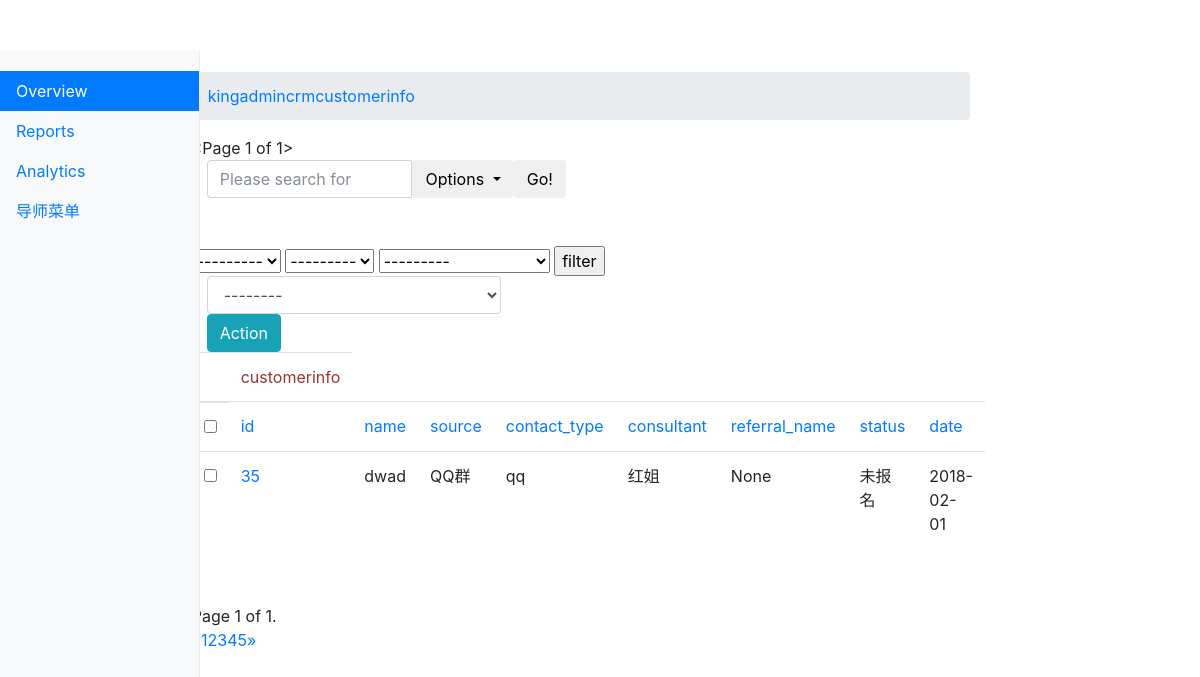
Page /kingadmin/crm/customerinfo/ (signed in) on the earlier database version.
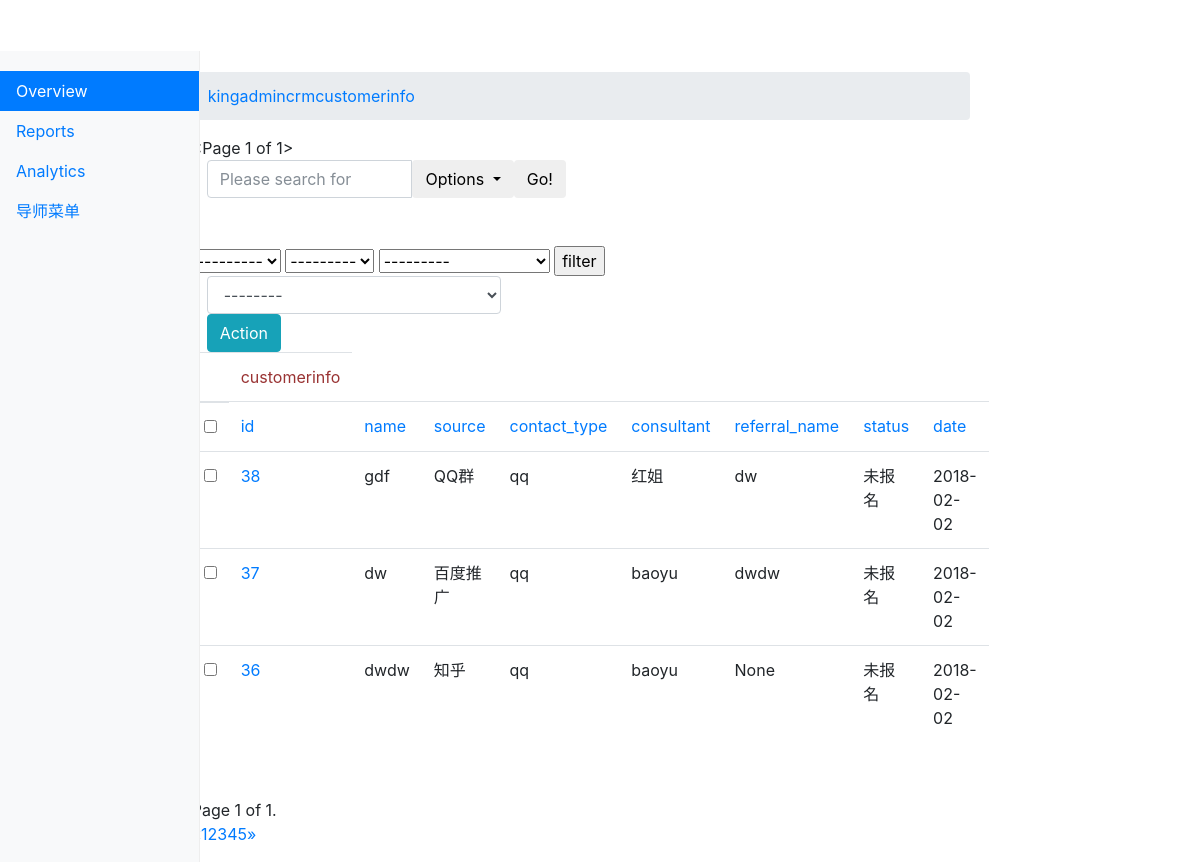
Same page on the later database version.
### crm/models.py (models this page shows, shortened)
class Menus(models.Model):
    name = models.CharField(max_length=64)
    url_type_choices = ((0,'absolute'),(1,'dynamic'))
    url_type = models.SmallIntegerField(choices=url_type_choices,default=0)
    url_name = models.CharField(max_length=128)
    class Meta:
        unique_together = ('name','url_name')

class CustomerInfo(models.Model):
    name = models.CharField(max_length=64, default=None)
    contact_type_choices = (
        (0, 'qq'), (1, 'wechat'), (2,'Phone'),
    )
    contact_type = models.SmallIntegerField(choices=contact_type_choices, default=0 )
    contact = models.CharField(max_length=64, unique = True)
    source_choices = (
        (0, 'QQ群'), (1, '51CTO'), (2,'百度推广'),(3,'知乎'),
    )
    source = models.SmallIntegerField(choices=source_choices, default=0)
    referral_name = models.ForeignKey("self", blank=True, null=True, verbose_name="推荐人", on_delete=models.SET_NULL)
    consult_courses = models.ManyToManyField("Course", verbose_name="咨询课程")
    consult_content = models.TextField(verbose_name="咨询内容")
    status_choices  = (
        (0, '未报名'), (1, '已报名'), (2,'已退学'),
    )
    status = models.SmallIntegerField(choices=status_choices, default=0)
    consultant = models.ForeignKey("UserProfile", verbose_name="课程顾问",on_delete=models.CASCADE)
    date = models.DateField(auto_now_add=True)
    def __str__(self):
        return self.name

class UserProfile(models.Model):
    user = models.OneToOneField(User,on_delete=models.CASCADE)
    name = models.CharField(max_length=64, verbose_name="姓名")
    role = models.ManyToManyField("Role", blank=True, null = True)
    def __str__(self):
        return self.name

### kingadmin/views.py (the view, shortened to what this page needs)
# urls.py: url(r'^(\w+)/(\w+)/$', views.table_list, name="table_list"),
@login_required
def table_list(request, app_name, model_name):
    admin_class = site.enabled_admin[app_name][model_name] #get the admin_class class save in the list
    querysets = admin_class.model.objects.all().order_by('-id')# get the data
    filter_list = request.GET
    filtered_query, querysets = selected_set(filter_list, querysets)
    admin_class.filtered_query = filtered_query
    querysets = querysets.order_by('-id')
    need_sort_column_name,sorted_querysets, sorted_column = sorted_querysets_by_column(request, querysets, admin_class)
    searched_queryset = searched_querysets(request, sorted_querysets, admin_class)
    querysets  = Paginator(searched_queryset ,admin_class.list_per_page)
    page = request.GET.get('page')
    try:
        querysets = querysets.get_page(page)
    except PageNotAnInteger:
        querysets = querysets.get_page(1)
    except EmptyPage:
        querysets = querysets.get_page(querysets.num_pages)
    admin_class.sorted_colunm_name = need_sort_column_name
    admin_class.sorted_column = sorted_column
    return render(request, "kingadmin/table_list.html",locals())

### kingadmin/templatetags/kingadmin_tags.py (called while the page is built)
@register.simple_tag
def build_table_row(count,obj, admin_class):
    ele = ""
    if admin_class.list_display:
        for index, column_name in enumerate(admin_class.list_display):
            column_obj = admin_class.model._meta.get_field(column_name)
            if column_obj.choices:
                column_data = getattr(obj, "get_%s_display" %column_name)()
            else:
                column_data = getattr(obj, column_name)
            if not index:
                ele += "<td><a href='%s/change'>%s</a></td>" % (obj.id, column_data)
            else:
                ele += "<td>%s</td>" % column_data
    else:
        ele += "<td><a href='%s/change'>%s</a></td>" % (count, obj)
    return mark_safe(ele)

@register.simple_tag
def get_order_method(need_sort_column_name, item, admin_class):
    sort_need_index = admin_class.list_display.index(item)
    if need_sort_column_name == item:
        sort_need_index = '-' + str(sort_need_index)
    return sort_need_index

@register.simple_tag
def build_order_method_arrow(need_sort_column_name, item, admin_class):
    new = need_sort_column_name
    ele = ''''''
    if new:
        if new.strip('-') == item:
            if need_sort_column_name.startswith('-'):
                ele += '''<span class ="glyphicon glyphicon-menu-up"> </span>'''
            elif need_sort_column_name == item:
                ele += '''<span class ="glyphicon glyphicon-menu-down"> </span>'''
    return mark_safe(ele)

@register.simple_tag
def get_filteredlist_pagenum(admin_class, querysets):
    page_num = querysets.number
    filtered_list = admin_class.filtered_query
    ele = ""
    if page_num:
        ele += "&page=%s" % page_num
    if filtered_list:
        for k, v in filtered_list.items():
            ele += "&%s=%s" % (k, v)
    return mark_safe(ele)

@register.simple_tag
def get_sorted_column(admin_class):
    if admin_class.sorted_column:
        for k,v in admin_class.sorted_column.items():
            return v
    else:
        return ""

### kingadmin/views.py (called while the page is built)
def selected_set(filter_list, querysets):
    filtered_list = {}
    for key,value in filter_list.items():
        if key in ("page","o","search_fileds"):continue
        if value == "---------":
            filtered_list[key] = "1970-07-01"
        elif value:
            filtered_list[key] = value
    return filtered_list, querysets.filter(**filtered_list)

### kingadmin/templates/kingadmin/table_list.html (shortened to what this page needs)
{% extends "kingadmin/index.html" %}
{% load kingadmin_tags %}
{% block dashboard %}
<ol class="breadcrumb">
  <li><a href="/kingadmin/">kingadmin</a></li>
  <li><a href="/kingadmin/{{ app_name }}">{{ app_name }}</a></li>
  <li><a href="/kingadmin/{{ app_name }}/{{ model_name }}">{{ model_name }}</a></li>
</ol>
    {{ querysets }}
    <div>
    <form method="get">
        <div class="col-lg-6">
            <div class="input-group">
                <input type="text" class="form-control" placeholder="Please search for " name="search_fileds">
                <div class="input-group-btn">
                    <button type="button" class="btn btn-default dropdown-toggle" data-toggle="dropdown" aria-haspopup="true" aria-expanded="false">
                      <span>Options</span>
                    </button>
                  </div>
                  <span class="input-group-btn">
                    <button class="btn btn-default" type="submit">Go!</button>
                  </span>
            </div>
        </div>
    </form>
    <br>
    <br>
    </div>
    <div>
    {% if admin_class.list_filter %}
    <form>
            {% for filter_obj in admin_class.list_filter %}
               {% build_filter_row filter_obj admin_class%}
            {% endfor %}
            <input type="submit" value="filter">
    </form>
    {% endif %}
    <form onsubmit="return ActionCheck(this)" method="POST">{% csrf_token %}
            <div>
                <div class="col-sm-5">
                    <select class="form-control" name="action">
                        <option value=''>--------</option>
                    </select>
                </div>
                <div class="col-sm-5">
                    <button  type="submit" class="btn btn-info">Action</button>
                </div>
            </div>
    </form>
    </div>
    <table class="table table-hover">
    <thead>
        <tr>
            <th>
                <td style="color: #993333">{{ model_name }} </td>
            </th>
        </tr>
    </thead>
    <tbody>
    <tr>
        <th>
        <input type="checkbox" onclick="SelectAllObjs(this)">
            {% if admin_class.list_display %}
                {% for item in admin_class.list_display %}
                    <td><a href="?o={% get_order_method need_sort_column_name item admin_class%}{% get_filteredlist_pagenum admin_class querysets %}">{{ item }}</a>
                    </td>
                {% endfor %}
            {% else %}
                {% get_model_name admin_class %}
            {% endif %}
        </th>
    </tr>
    {% for  item in querysets %}
        <tr>
            <th>
                <input row-select="true" type="checkbox" value="{{ item.id }}">
                {% build_table_row forloop.counter item admin_class  %}
            </th>
        </tr>
    {% endfor %}
    </tbody>
    </table>
    {% build_page_navigation querysets admin_class %}
    <div class="pagination">
        <span class="step-links">
            <span class="current">
                Page {{ querysets.number }} of {{ querysets.paginator.num_pages }}.
            </span>
        </span>
    </div>
    <nav aria-label="Page navigation">
  <ul class="pagination">
    <li>
      <a href="#" aria-label="Previous">
        <span aria-hidden="true">&laquo;</span>
      </a>
    </li>
    <li><a href="#">1</a></li>
    <li><a href="#">2</a></li>
    <li><a href="#">3</a></li>
    <li><a href="#">4</a></li>
    <li><a href="#">5</a></li>
    <li>
      <a href="#" aria-label="Next">
        <span aria-hidden="true">&raquo;</span>
      </a>
    </li>
  </ul>
</nav>
{% endblock %}

### kingadmin/templates/kingadmin/index.html (shortened to what this page needs)
<!DOCTYPE html>
<html lang="en">
<head><meta http-equiv="Content-Type" content="text/html; charset=UTF-8">
    <link href="/static/css/bootstrap.min.css" rel="stylesheet">
    <link href="/static/css/dashboard.css" rel="stylesheet">
</head>
  <body>
    <div class="container-fluid">
      <div class="row">
        <nav class="col-sm-3 col-md-2 d-none d-sm-block bg-light sidebar">
          <ul class="nav nav-pills flex-column">
            <li class="nav-item">
              <a class="nav-link active" href="https://getbootstrap.com/docs/4.0/examples/dashboard/#">Overview <span class="sr-only">(current)</span></a>
            </li>
            <li class="nav-item">
              <a class="nav-link" href="#">Reports</a>
            </li>
            <li class="nav-item">
              <a class="nav-link" href="#">Analytics</a>
            </li>
              {% for role_list in request.user.userprofile.role.all %}
                  {% for menu in role_list.menus.all  %}
                       <li class="nav-item">
                                 <a class="nav-link" href="{% if menu.url_type == 0 %}{{ menu.url_name }} {% else %}{% url menu.url_name  %}{% endif %}">{{menu.name }} </a>
                       </li>
                  {% endfor %}
              {% endfor %}
          </ul>
        </nav>
      <div class="col-sm-9 col-sm-offset-3 col-md-10 col-md-offset-2 main">
        <main role="main" class="col-sm-9 ml-sm-auto col-md-10 pt-3">
            {% block dashboard %}{% endblock %}
        </main>
      </div>
      </div>
    </div>
</body>
</html>

### static/css/dashboard.css (style rules this page uses)
body { padding-top: 3.5rem; }
.sidebar { position: fixed; top: 51px; bottom: 0; left: 0; z-index: 1000; padding: 20px 0; overflow-x: hidden; overflow-y: auto; border-right: 1px solid #eee; }
.sidebar .nav { margin-bottom: 20px; }
.sidebar .nav-item { width: 100%; }
.sidebar .nav-item + .nav-item { margin-left: 0; }
.sidebar .nav-link { border-radius: 0; }

Differences in the rows shown:
removed CustomerInfo: id+name+source "35 dwad QQ群 qq 红姐 None 未报名 2018-02-01"
added CustomerInfo: id+name+source "38 gdf QQ群 qq 红姐 dw 未报名 2018-02-02"
added CustomerInfo: id+name+source "37 dw 百度推广 qq baoyu dwdw 未报名 2018-02-02"
added CustomerInfo: id+name+source "36 dwdw 知乎 qq baoyu None 未报名 2018-02-02"
